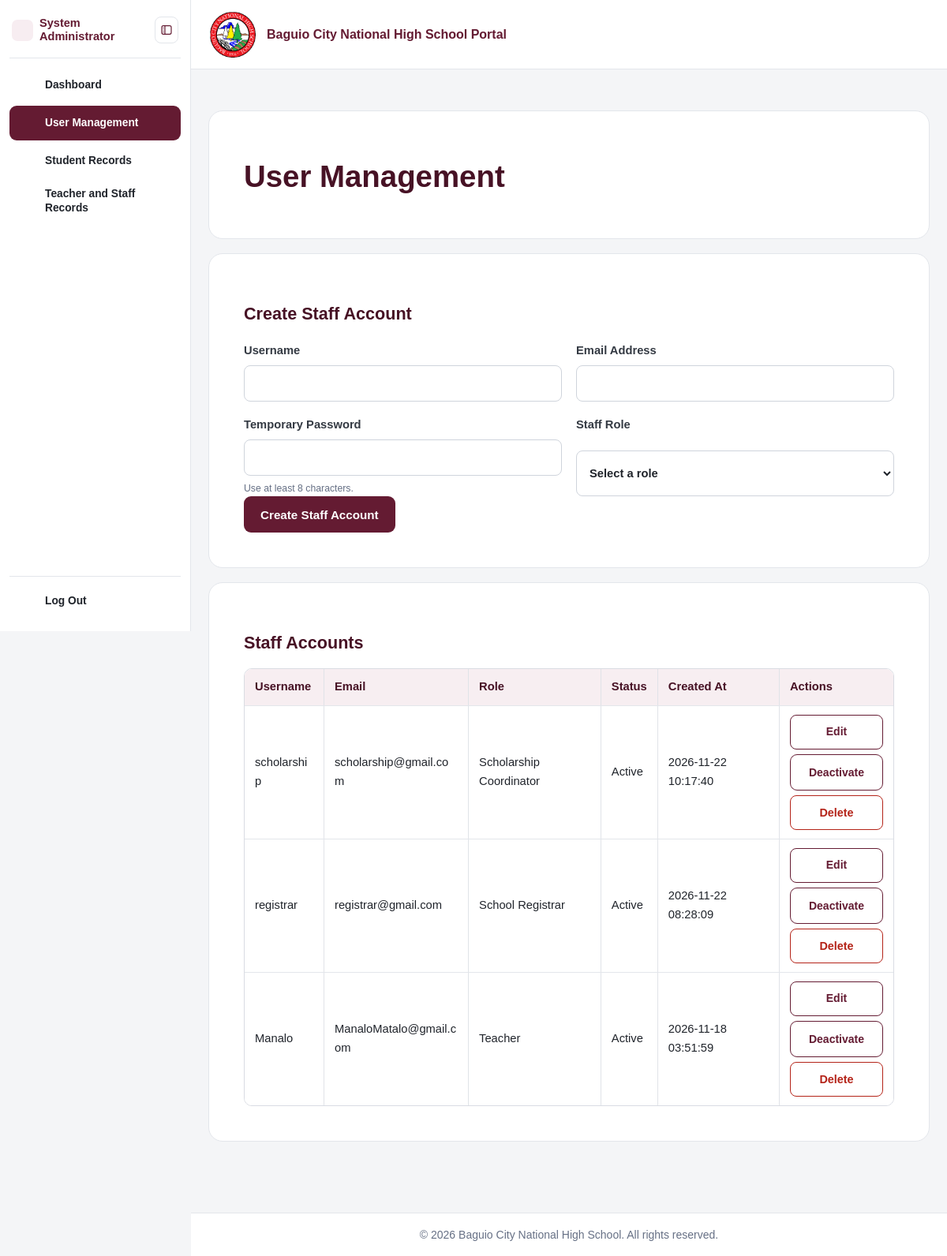
The page /admin/user_management.php (signed in) on the database its author committed.
### tables this page shows
CREATE TABLE `users` (
  `user_id` int(10) UNSIGNED NOT NULL,
  `role_id` int(10) UNSIGNED NOT NULL,
  `username` varchar(60) NOT NULL,
  `email` varchar(150) NOT NULL,
  `password_hash` varchar(255) NOT NULL,
  `must_change_password` tinyint(1) NOT NULL DEFAULT 0,
  `account_status` enum('Active','Inactive','Locked') NOT NULL DEFAULT 'Active',
  `created_at` timestamp NOT NULL DEFAULT current_timestamp(),
  `updated_at` timestamp NULL DEFAULT NULL ON UPDATE current_timestamp()
);

CREATE TABLE `roles` (
  `role_id` int(10) UNSIGNED NOT NULL,
  `role_name` varchar(60) NOT NULL
);

### includes/functions.php (called while the page is built, shortened)
<?php
function e(?string $value): string
{
    return htmlspecialchars($value ?? '', ENT_QUOTES, 'UTF-8');
}

### admin/user_management.php (the view, shortened to what this page needs)
<?php
require_once __DIR__ . '/../includes/bootstrap.php';
$allowedRoles = [
    'School Registrar',
    'Teacher',
    'Scholarship Coordinator'
];
$editAccount = null;
$staffQuery = $pdo->prepare(
    "SELECT
        u.user_id,
        u.username,
        u.email,
        u.account_status,
        u.created_at,
        r.role_name
     FROM users u
     INNER JOIN roles r ON r.role_id = u.role_id
     WHERE r.role_name IN (
        'School Registrar',
        'Teacher',
        'Scholarship Coordinator'
     )
     ORDER BY r.role_name ASC, u.username ASC"
);
$staffQuery->execute();
$staffAccounts = $staffQuery->fetchAll();
require_once __DIR__ . '/../includes/header.php';
?>
<section class="form-card">
    <h1>User Management</h1>
</section>
<?php if ($editAccount): ?>
    <section class="form-card">
        <h2>Edit Staff Account</h2>
        <form method="POST" action="">
            <input
                type="hidden"
                name="csrf_token"
                value="<?= e(csrf_token()) ?>"
            >
            <input type="hidden" name="action" value="update">
            <input
                type="hidden"
                name="user_id"
                value="<?= (int) $editAccount['user_id'] ?>"
            >
            <div class="user-form-grid">
                <label>
                    Username
                    <input
                        type="text"
                        name="username"
                        minlength="3"
                        maxlength="50"
                        value="<?= e($editAccount['username']) ?>"
                        required
                    >
                </label>
                <label>
                    Email Address
                    <input
                        type="email"
                        name="email"
                        maxlength="150"
                        value="<?= e($editAccount['email']) ?>"
                        required
                    >
                </label>
                <label>
                    Staff Role
                    <select name="role_name" required>
                        <option value="">Select a role</option>
                        <?php foreach ($allowedRoles as $role): ?>
                            <option
                                value="<?= e($role) ?>"
                                <?= $editAccount['role_name'] === $role ? 'selected' : '' ?>
                            >
                                <?= e($role) ?>
                            </option>
                        <?php endforeach; ?>
                    </select>
                </label>
                <label>
                    Account Status
                    <select name="account_status" required>
                        <option
                            value="Active"
                            <?= $editAccount['account_status'] === 'Active' ? 'selected' : '' ?>
                        >
                            Active
                        </option>
                        <option
                            value="Inactive"
                            <?= $editAccount['account_status'] === 'Inactive' ? 'selected' : '' ?>
                        >
                            Inactive
                        </option>
                        <option
                            value="Locked"
                            <?= $editAccount['account_status'] === 'Locked' ? 'selected' : '' ?>
                        >
                            Locked
                        </option>
                    </select>
                </label>
                <label>
                    New Password
                    <input
                        type="password"
                        name="password"
                        minlength="8"
                        placeholder="Leave blank to keep current password"
                        autocomplete="new-password"
                    >
                    <small>Only enter a password if you want to change it.</small>
                </label>
            </div>
            <div class="form-actions">
                <button type="submit" class="button button-primary">
                    Save Changes
                </button>
                <a
                    href="<?= BASE_URL ?>/admin/user_management.php"
                    class="button button-outline"
                >
                    Cancel
                </a>
            </div>
        </form>
    </section>
<?php else: ?>
    <section class="form-card">
        <h2>Create Staff Account</h2>
        <form method="POST" action="">
            <div class="user-form-grid">
                <label>
                    Username
                    <input
                        type="text"
                        name="username"
                        minlength="3"
                        maxlength="50"
                        value="<?= e($_POST['username'] ?? '') ?>"
                        required
                    >
                </label>
                <label>
                    Email Address
                    <input
                        type="email"
                        name="email"
                        maxlength="150"
                        value="<?= e($_POST['email'] ?? '') ?>"
                        required
                    >
                </label>
                <label>
                    Temporary Password
                    <input
                        type="password"
                        name="password"
                        minlength="8"
                        required
                        autocomplete="new-password"
                    >
                    <small>Use at least 8 characters.</small>
                </label>
                <label>
                    Staff Role
                    <select name="role_name" required>
                        <option value="">Select a role</option>
                    </select>
                </label>
            </div>
            <div class="form-actions">
                <button type="submit" class="button button-primary">
                    Create Staff Account
                </button>
            </div>
        </form>
    </section>
<?php endif; ?>
<section class="form-card">
    <h2>Staff Accounts</h2>
    <?php if (!$staffAccounts): ?>
        <p>No staff accounts have been created yet.</p>
    <?php else: ?>
        <div class="table-container">
            <table>
                <thead>
                    <tr>
                        <th>Username</th>
                        <th>Email</th>
                        <th>Role</th>
                        <th>Status</th>
                        <th>Created At</th>
                        <th>Actions</th>
                    </tr>
                </thead>
                <tbody>
                    <?php foreach ($staffAccounts as $staff): ?>
                        <tr>
                            <td><?= e($staff['username']) ?></td>
                            <td><?= e($staff['email']) ?></td>
                            <td><?= e($staff['role_name']) ?></td>
                            <td><?= e($staff['account_status']) ?></td>
                            <td><?= e($staff['created_at']) ?></td>
                            <td>
                                <div class="account-actions">
                                    <a
                                        href="<?= BASE_URL ?>/admin/user_management.php?edit=<?= (int) $staff['user_id'] ?>"
                                        class="button button-outline portal-record-action"
                                    >
                                        Edit
                                    </a>
                                    <form method="POST" action="">
                                        <button
                                            type="submit"
                                            class="button button-outline"
                                        >
                                            <?= $staff['account_status'] === 'Active'
                                                ? 'Deactivate'
                                                : 'Activate' ?>
                                        </button>
                                    </form>
                                    <form
                                        method="POST"
                                        action=""
                                        data-confirm-delete="Are you sure you want to permanently delete this staff account? Its staff profile and related teacher assignments may also be removed."
                                    >
                                        <button
                                            type="submit"
                                            class="button portal-record-action button-danger-outline"
                                        >
                                            Delete
                                        </button>
                                    </form>
                                </div>
                            </td>
                        </tr>
                    <?php endforeach; ?>
                </tbody>
            </table>
        </div>
    <?php endif; ?>
</section>
<?php require_once __DIR__ . '/../includes/footer.php'; ?>

### assets/css/responsive.css (style rules this page uses)
html, body { min-width: 0; max-width: 100%; }
.page-container, .form-card, .dashboard-card, .welcome-banner, .hero, .table-container { min-width: 0; }
.page-container > * { min-width: 0; max-width: 100%; }
.page-container :where(h1, h2, h3, p, li, td, th, label, dd, .muted), .brand span { overflow-wrap: anywhere; }
:is(.table-container, .table-responsive, .table-scroll, .records-table-wrapper, .announcement-table-wrapper, .masterlist-table-wrap, .renewal-table-wrap, .stipend-table-wrap) { min-width: 0; max-width: 100%; overflow-x: auto; overscroll-behavior-inline: contain; }
input, select, textarea { max-width: 100%; }
.form-grid, .form-row, .form-actions, .hero-actions { min-width: 0; }
button, .button, input[type="submit"], input[type="button"] { touch-action: manipulation; }

### rows shown on the page
users: username "scholarship", email "scholarship@gmail.com", role.role_name "Scholarship Coordinator", account_status "Active", created_at "2026-11-22 10:17:40", shows "Deactivate"
users: username "registrar", email "registrar@gmail.com", role.role_name "School Registrar", account_status "Active", created_at "2026-11-22 08:28:09", shows "Deactivate"
users: username "Manalo", email "ManaloMatalo@gmail.com", role.role_name "Teacher", account_status "Active", created_at "2026-11-18 03:51:59", shows "Deactivate"

### other values the page prints
$sidebarHeading "System Administrator"
$link['label'] "Dashboard"
$link['label'] "User Management"
$link['label'] "Student Records"
$link['label'] "Teacher and Staff Records"
